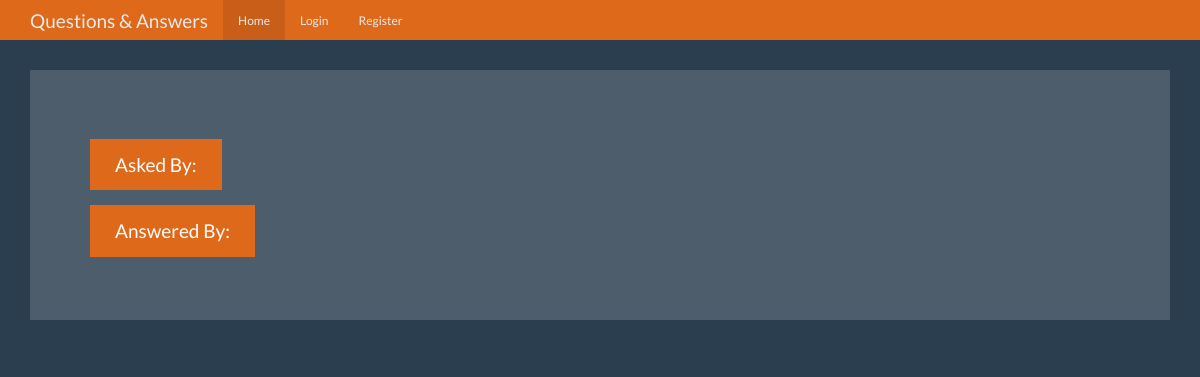
Before: /question/1 with the older database file.
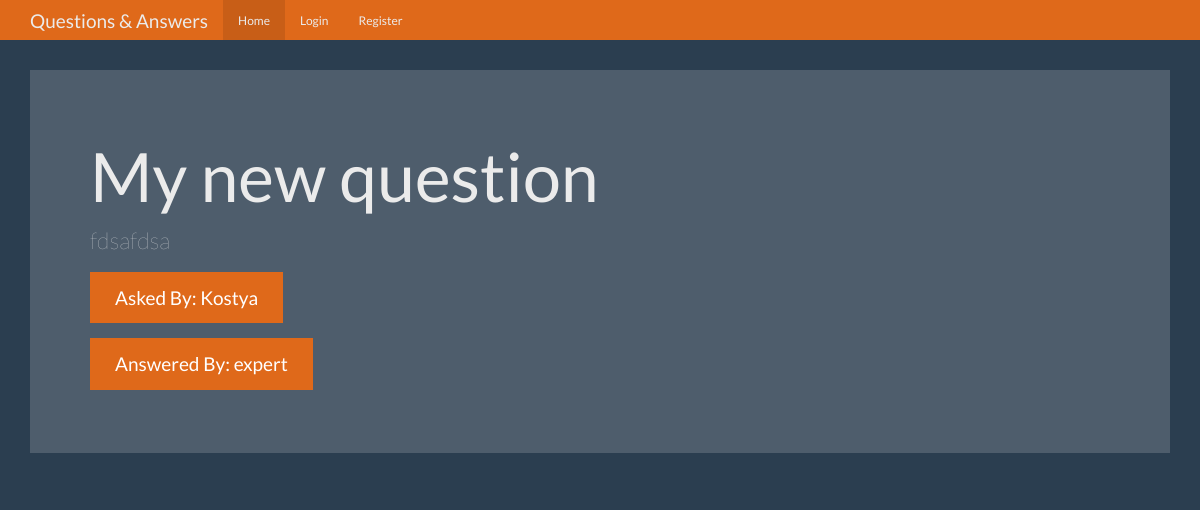
After: the same page with the newer database file.
### tables this page shows
CREATE TABLE questions (
    id integer primary key autoincrement,
    question_text text not null,
    answer_text text,
    asked_by_id integer not null,
    expert_id integer not null
);

CREATE TABLE users (
    id integer primary key autoincrement,
    name text not null,
    password text not null,
    expert boolean not null,
    admin boolean not null
);

### app.py (the view)
@app.route("/question/<question_id>")
def question(question_id):
    user = get_current_user()
    db = get_db()
    question_cur = db.execute(
        "select questions.question_text, "
        "questions.answer_text, "
        "askers.name as asker_name, "
        "experts.name as expert_name "
        "from questions "
        "join users as askers on askers.id = questions.asked_by_id "
        "join users as experts on experts.id = questions.expert_id "
        "where questions.id = ?",
        [question_id],
    )
    question = question_cur.fetchone()
    return render_template(
        "question.html",
        user=user,
        question=question)

### app.py (called while the page is built, shortened)
def get_current_user():
    user_result = None
    return user_result

### database.py (called while the page is built)
def connect_db():
    sql = sqlite3.connect("questions_answer.db")
    sql.row_factory = sqlite3.Row
    return sql

def get_db():
    if not hasattr(g, "sqlite_db"):
        g.sqlite_db = connect_db()
    return g.sqlite_db

### templates/question.html (shortened to what this page needs)
{% extends "base.html" %}
{% from "show_links.html" import show_links %}
{% block nav %}{{ show_links(user) }} {% endblock %}
{% block body %}
<div class="jumbotron">
  <h1>{{ question["question_text"] }}</h1>
  <p>{{ question["answer_text"] }}</p>
  <p><a class="btn btn-primary btn-lg">Asked By: {{ question["asker_name"] }}</a></p>
  <p><a class="btn btn-primary btn-lg">Answered By: {{ question["expert_name"] }}</a></p>
</div>
{% endblock %}

Changed rows visible on the page:
added questions: question_text "My new question", answer_text "fdsafdsa"
now on this page (row unchanged): users: asker_name "Kostya"
now on this page (row unchanged): users: expert_name "expert"
